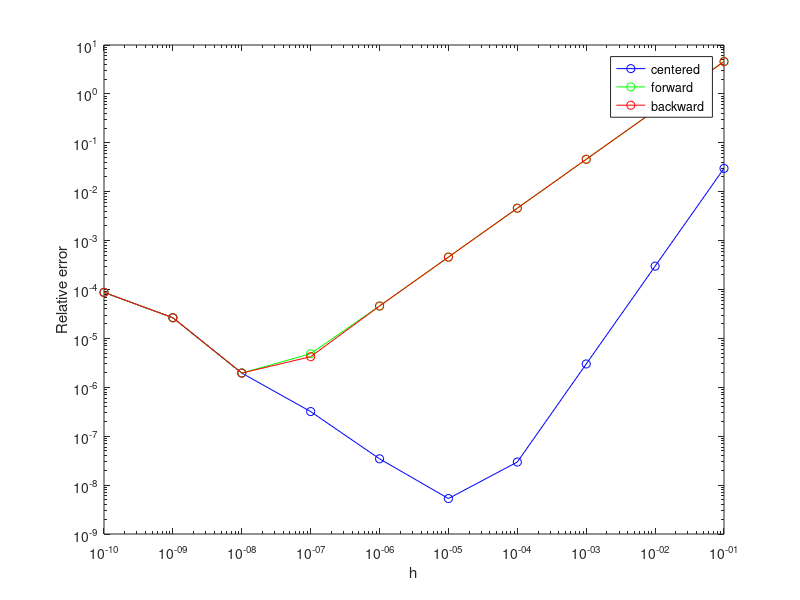

Recreate this plot in MATLAB.
%f = @(x) sin(x);
%dfdx = @(x) cos(x);
f = @(x) 3*x^3 + x^2 - x + 1;
dfdx = @(x) 9*x^2 + 2*x - 1;

cen_df = @(x, h) (f(x+h) - f(x-h)) / (2*h);
for_df = @(x, h) (f(x+h) - f(x))   / h;
bac_df = @(x, h) (f(x) - f(x-h))   / h;

%x0 = pi / 4;
x0 = 5.0;

h_values = logspace(-10, -1, 10);

dfdx_cen = zeros(size(h_values));
dfdx_for = zeros(size(h_values));
dfdx_bac = zeros(size(h_values));

for i = 1:length(h_values)
    h = h_values(i);
    dfdx_cen(i) = cen_df(x0, h);
    dfdx_for(i) = for_df(x0, h);
    dfdx_bac(i) = bac_df(x0, h);
end

exact = dfdx(x0);

loglog(h_values, abs(dfdx_cen - exact), 'b-o');
hold on;
loglog(h_values, abs(dfdx_for - exact), 'g-o');
loglog(h_values, abs(dfdx_bac - exact), 'r-o');

xlabel('h');
ylabel('Relative error');
legend('centered','forward','backward');
hold off;
